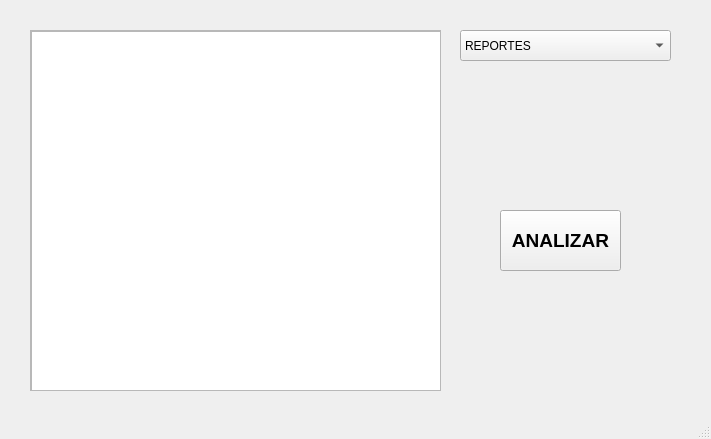
<?xml version="1.0" encoding="UTF-8"?>
<ui version="4.0">
 <class>MainWindow</class>
 <widget class="QMainWindow" name="MainWindow">
  <property name="enabled">
   <bool>true</bool>
  </property>
  <property name="geometry">
   <rect>
    <x>0</x>
    <y>0</y>
    <width>711</width>
    <height>439</height>
   </rect>
  </property>
  <property name="contextMenuPolicy">
   <enum>Qt::DefaultContextMenu</enum>
  </property>
  <property name="windowTitle">
   <string>Analizador Léxico</string>
  </property>
  <widget class="QWidget" name="centralwidget">
   <widget class="QScrollArea" name="scrollArea">
    <property name="geometry">
     <rect>
      <x>30</x>
      <y>30</y>
      <width>411</width>
      <height>361</height>
     </rect>
    </property>
    <property name="widgetResizable">
     <bool>true</bool>
    </property>
    <widget class="QWidget" name="scrollAreaWidgetContents">
     <property name="geometry">
      <rect>
       <x>0</x>
       <y>0</y>
       <width>409</width>
       <height>359</height>
      </rect>
     </property>
     <widget class="QPlainTextEdit" name="plainTextEdit">
      <property name="geometry">
       <rect>
        <x>0</x>
        <y>0</y>
        <width>411</width>
        <height>361</height>
       </rect>
      </property>
     </widget>
    </widget>
   </widget>
   <widget class="QComboBox" name="comboX">
    <property name="geometry">
     <rect>
      <x>460</x>
      <y>30</y>
      <width>211</width>
      <height>31</height>
     </rect>
    </property>
    <item>
     <property name="text">
      <string>REPORTES</string>
     </property>
    </item>
    <item>
     <property name="text">
      <string>REPORTE DE TOKENS</string>
     </property>
    </item>
    <item>
     <property name="text">
      <string>REPORTE DE ERRORES</string>
     </property>
    </item>
    <item>
     <property name="text">
      <string>MANUAL DE USUARIO</string>
     </property>
    </item>
    <item>
     <property name="text">
      <string>MANUAL TECNICO</string>
     </property>
    </item>
   </widget>
   <widget class="QPushButton" name="pushButton">
    <property name="geometry">
     <rect>
      <x>500</x>
      <y>210</y>
      <width>121</width>
      <height>61</height>
     </rect>
    </property>
    <property name="font">
     <font>
      <family>Segoe UI</family>
      <pointsize>14</pointsize>
      <weight>75</weight>
      <bold>true</bold>
     </font>
    </property>
    <property name="text">
     <string>ANALIZAR</string>
    </property>
   </widget>
  </widget>
  <widget class="QMenuBar" name="menubar">
   <property name="geometry">
    <rect>
     <x>0</x>
     <y>0</y>
     <width>711</width>
     <height>21</height>
    </rect>
   </property>
  </widget>
  <widget class="QStatusBar" name="statusbar"/>
 </widget>
 <resources/>
 <connections/>
</ui>
